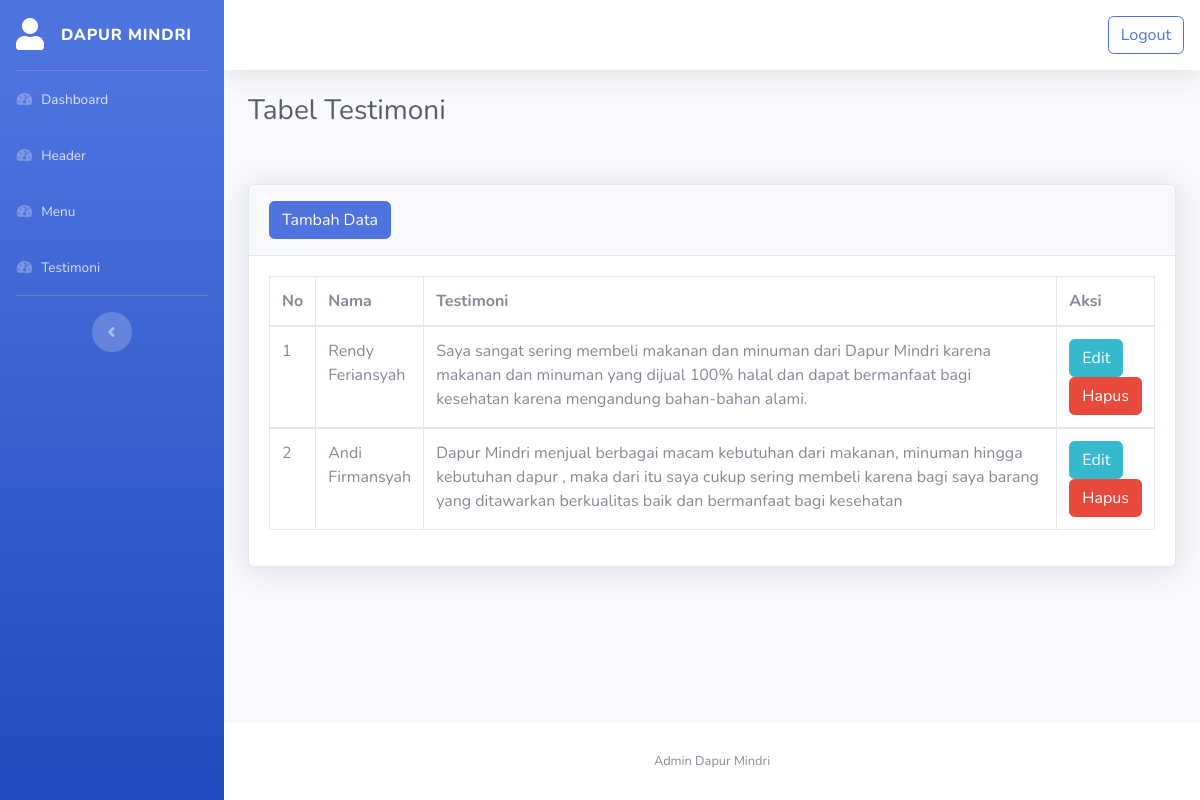
The page /admin/testimoni.php (signed in) on the database its author committed.
### tables this page shows
CREATE TABLE `testimoni` (
  `id_testimoni` int(11) NOT NULL,
  `nama` varchar(70) NOT NULL,
  `testimoni` text NOT NULL
);

### admin/testimoni.php (the view, shortened to what this page needs)
<?php
require 'koneksi.php';
?>
<!DOCTYPE html>
<html lang="en">
<head>
    <link href="vendor/fontawesome-free/css/all.min.css" rel="stylesheet" type="text/css">
    <link href="css/sb-admin-2.min.css" rel="stylesheet">
</head>
<body id="page-top">
    <div id="wrapper">
       <ul class="navbar-nav bg-gradient-primary sidebar sidebar-dark accordion" id="accordionSidebar">
            <a class="sidebar-brand d-flex align-items-center justify-content-center" href="index.php">
                <div class="sidebar-brand-icon ">
                    <i class="fas fa-user"></i>
                </div>
                <div class="sidebar-brand-text mx-3">Dapur Mindri</div>
            </a>
            <hr class="sidebar-divider my-0">
            <li class="nav-item">
                <a class="nav-link" href="index.php">
                    <i class="fas fa-fw fa-tachometer-alt"></i>
                    <span>Dashboard</span></a>
            </li>
            <li class="nav-item">
                <a class="nav-link" href="header.php">
                    <i class="fas fa-fw fa-tachometer-alt"></i>
                    <span>Header</span></a>
            </li>
            <li class="nav-item">
                <a class="nav-link" href="menu.php">
                    <i class="fas fa-fw fa-tachometer-alt"></i>
                    <span>Menu</span></a>
            </li>
            <li class="nav-item">
                <a class="nav-link" href="testimoni.php">
                    <i class="fas fa-fw fa-tachometer-alt"></i>
                    <span>Testimoni</span></a>
            </li>
            <hr class="sidebar-divider d-none d-md-block">
            <div class="text-center d-none d-md-inline">
                <button class="rounded-circle border-0" id="sidebarToggle"></button>
            </div>
        </ul>
        <div id="content-wrapper" class="d-flex flex-column">
            <div id="content">
                <nav class="navbar navbar-expand navbar-light bg-white topbar mb-4 static-top shadow">
                    <ul class="navbar-nav ml-auto">
                        <a class="btn btn-outline-primary my-2 my-sm-0"  href="" data-toggle="modal" data-target="#logoutModal" >Logout</a>
                    </ul>
                </nav>
                <div class="container-fluid">
                    <h1 class="h3 mb-2 text-gray-800">Tabel Testimoni</h1>
                    <br><br>
                    <div class="card shadow mb-4">
                        <div class="card-header py-3">
                            <button type="button" class="btn btn-primary" data-toggle="modal" data-target="#tambahModal" >Tambah Data</button>
                        </div>
                        <div class="card-body">
                            <div class="table-responsive">
                                <table class="table table-bordered" id="dataTable" width="100%" cellspacing="0">
                                    <thead>
                                        <tr>
                                            <th>No</th>
                                            <th>Nama</th>
                                            <th width="700px">Testimoni</th>
                                            <th>Aksi</th>
                                        </tr>
                                    </thead>
                                    <tbody>
                                    <?php
                                    $i = 1;
                                    $data = mysqli_query($conn, "SELECT * FROM testimoni");
                                    while($d = mysqli_fetch_array($data)){
                                    ?>
                                        <tr>
                                            <td><?= $i++;?></td>
                                            <td><?= $d['nama'];?></td>
                                            <td><?= $d['testimoni'];?></td>
                                            <td>
                                            <a class="btn btn-info my-2 my-sm-0" id="ubah"  data-toggle="modal" data-target="#editModal" data-id="<?=$d['id_testimoni']; ?>" data-nama="<?=$d['nama']; ?>" data-testi="<?=$d['testimoni']; ?>" >Edit</a>
                                            <a href="hapus/hapus_testi.php?id=<?= $d['id_testimoni'] ?>" class="btn btn-danger my-2 my-sm-0" onclick="return confirm ('Apa kamu yakin ingin menghapus data tersebut ?')" >Hapus</a>
                                            </td>
                                        </tr>
                                    </tbody>
                                    <?php
                                    }
                                    ?>
                                </table>
                            </div>
                        </div>
                    </div>
                </div>
            </div>
            <footer class="sticky-footer bg-white">
                <div class="container my-auto">
                    <div class="copyright text-center my-auto">
                        <span>Admin Dapur Mindri</span>
                    </div>
                </div>
            </footer>
        </div>
    </div>
</body>
</html>

### rows shown on the page
testimoni: nama "Rendy Feriansyah", testimoni "Saya sangat sering membeli makanan dan minuman dari Dapur Mindri karena makanan dan minuman yang dijual 100% halal dan dapat bermanfaat bagi kesehatan karena mengandung bahan-bahan alami."
testimoni: nama "Andi Firmansyah", testimoni "Dapur Mindri menjual berbagai macam kebutuhan dari makanan, minuman hingga kebutuhan dapur , maka dari itu saya cukup sering membeli karena bagi saya barang yang ditawarkan berkualitas baik dan bermanfaat bagi kesehatan"
